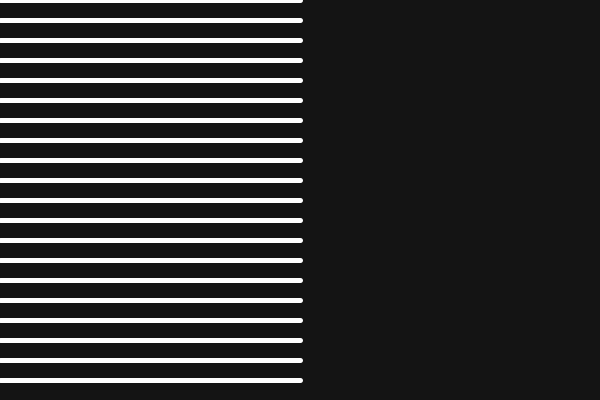
Frame 1 (no input)
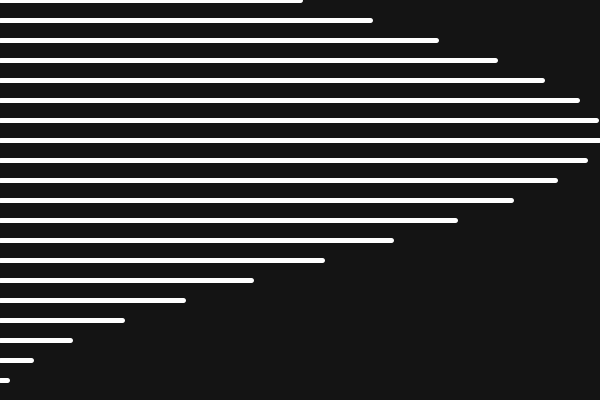
Frame 60 (the mouse pressed at the canvas centre just before this capture)
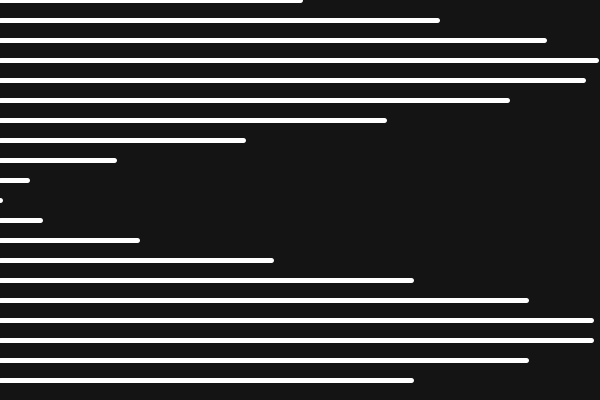
Frame 120 (the mouse held since frame 60 and released just before this capture)

The Processing sketch that drew these frames (run headless with seeded random() and noise(); from frame 60 on, the mouse is pressed at the canvas centre):

// Processing sketch: moving_straight_lines
// ── moving_straight_lines.pde
//num = 20 indicates the number of lines
int num =20;
float step, az, sz, offSet, speed;

void setup() {
  size(600, 400);
  strokeWeight(5);
  step = 20;
}
void draw() {
background(20);
//translate(width/2,height*.75);
for(int i=0; i<num; i++){
stroke(255);
noFill();
sz = i*step;
float lineEnd = map(sin(speed*(i*0.2)), -1, 1, 0, 600);
line(0, sz, lineEnd, sz );
}
speed += 0.02;
}
